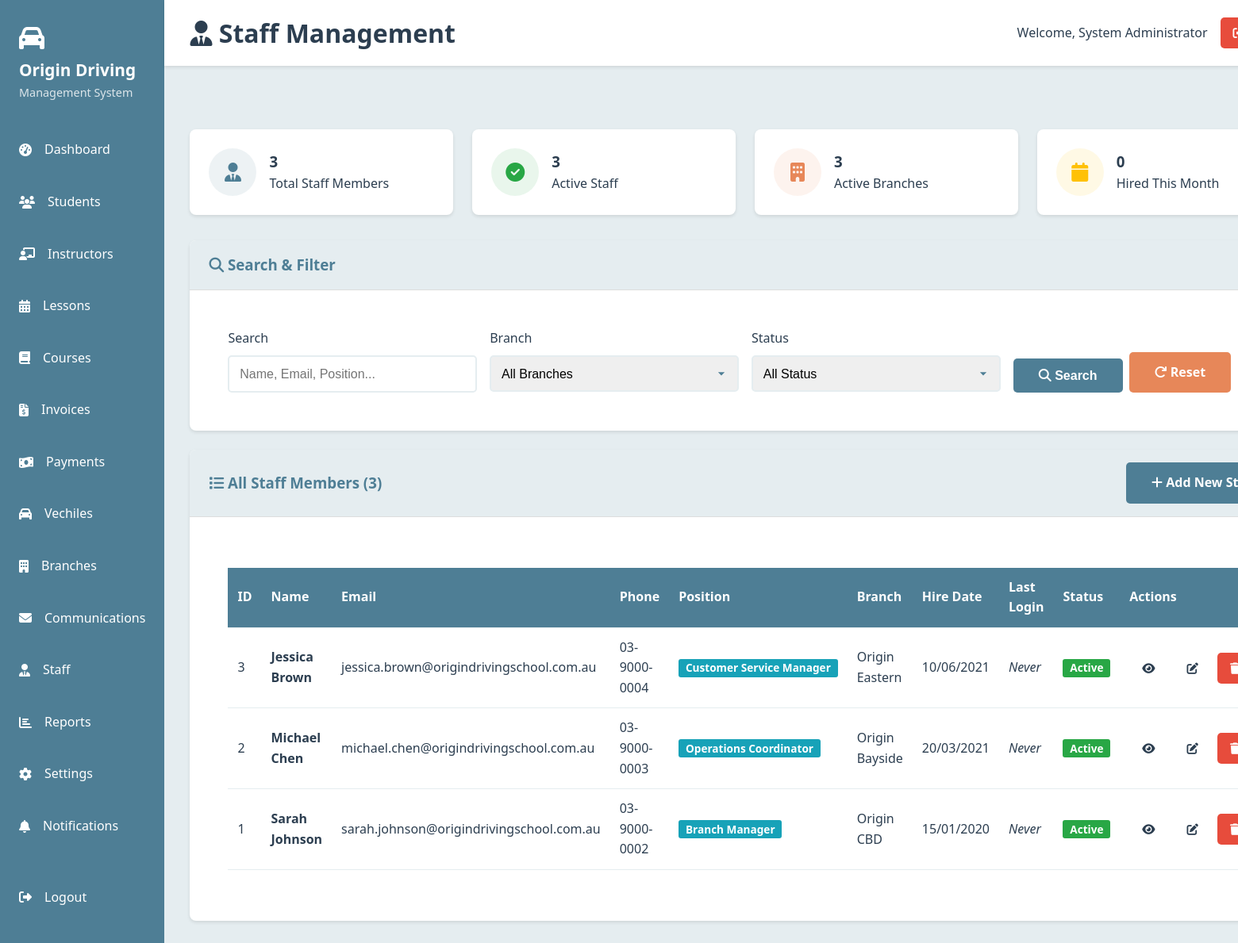
The app's page /staff/index.php (signed in) with its own data.
### tables this page shows
CREATE TABLE staff (
    staff_id INT PRIMARY KEY AUTO_INCREMENT,
    user_id INT NOT NULL,
    branch_id INT NOT NULL,
    position VARCHAR(100) NOT NULL,
    hire_date DATE NOT NULL,
    salary DECIMAL(10, 2) NULL,
    FOREIGN KEY (user_id) REFERENCES users(user_id) ON DELETE CASCADE,
    FOREIGN KEY (branch_id) REFERENCES branches(branch_id),
    INDEX idx_staff_user (user_id),
    INDEX idx_staff_branch (branch_id)
);

CREATE TABLE users (
    user_id INT PRIMARY KEY AUTO_INCREMENT,
    email VARCHAR(100) UNIQUE NOT NULL,
    password_hash VARCHAR(255) NOT NULL,
    user_role ENUM('admin', 'instructor', 'student', 'staff') NOT NULL,
    first_name VARCHAR(50) NOT NULL,
    last_name VARCHAR(50) NOT NULL,
    phone VARCHAR(20) NOT NULL,
    is_active TINYINT(1) DEFAULT 1,
    last_login DATETIME NULL,
    created_at TIMESTAMP DEFAULT CURRENT_TIMESTAMP,
    updated_at TIMESTAMP DEFAULT CURRENT_TIMESTAMP ON UPDATE CURRENT_TIMESTAMP,
    INDEX idx_email (email),
    INDEX idx_role (user_role),
    INDEX idx_active (is_active)
);

CREATE TABLE branches (
    branch_id INT PRIMARY KEY AUTO_INCREMENT,
    branch_name VARCHAR(100) NOT NULL,
    address VARCHAR(255) NOT NULL,
    suburb VARCHAR(100) NOT NULL,
    state VARCHAR(50) DEFAULT 'Victoria',
    postcode VARCHAR(10) NOT NULL,
    phone VARCHAR(20) NOT NULL,
    email VARCHAR(100) NOT NULL,
    is_active TINYINT(1) DEFAULT 1,
    created_at TIMESTAMP DEFAULT CURRENT_TIMESTAMP,
    updated_at TIMESTAMP DEFAULT CURRENT_TIMESTAMP ON UPDATE CURRENT_TIMESTAMP,
    INDEX idx_branch_active (is_active)
);

### config/config.php (called while the page is built, shortened)
<?php
spl_autoload_register(function ($className) {
    $paths = [
        APP_PATH . '/models/',
        APP_PATH . '/controllers/',
        APP_PATH . '/core/',
    ];
    foreach ($paths as $path) {
        $file = $path . $className . '.php';
        if (file_exists($file)) {
            return;
        }
    }
});
?>

### app/core/Database.php (called while the page is built, shortened)
<?php
class Database {
    private static $instance = null;
    private $connection;
    private function __construct() {
        try {
            $dsn = "mysql:host=" . DB_HOST . ";dbname=" . DB_NAME . ";charset=" . DB_CHARSET;
            $options = [
                PDO::ATTR_ERRMODE => PDO::ERRMODE_EXCEPTION,
                PDO::ATTR_DEFAULT_FETCH_MODE => PDO::FETCH_ASSOC,
                PDO::ATTR_EMULATE_PREPARES => false,
                PDO::ATTR_PERSISTENT => true
            ];
            $this->connection = new PDO($dsn, DB_USER, DB_PASS, $options);
        } catch (PDOException $e) {
            error_log("Database Connection Error: " . $e->getMessage());
            die("Database connection failed. Please contact system administrator.");
        }
    }
    public static function getInstance() {
        if (self::$instance === null) {
            self::$instance = new self();
        }
        return self::$instance;
    }
    public function select($sql, $params = []) {
        try {
            $stmt = $this->connection->prepare($sql);
            $stmt->execute($params);
            return $stmt->fetchAll();
        } catch (PDOException $e) {
            error_log("Select Query Error: " . $e->getMessage());
            return [];
        }
    }
    public function selectOne($sql, $params = []) {
        try {
            $stmt = $this->connection->prepare($sql);
            $stmt->execute($params);
            $result = $stmt->fetch();
            return $result !== false ? $result : null;
        } catch (PDOException $e) {
            error_log("Select One Query Error: " . $e->getMessage());
            return null;
        }
    }
}
?>

### app/core/Model.php (called while the page is built, shortened)
<?php
abstract class Model {
    protected $db;
    public function __construct() {
        $this->db = Database::getInstance();
    }
    public function customQuery($sql, $params = []) {
        return $this->db->select($sql, $params);
    }
    public function customQueryOne($sql, $params = []) {
        return $this->db->selectOne($sql, $params);
    }
}
?>

### staff/index.php (the view, shortened to what this page needs)
<?php
require_once __DIR__ . '/../config/config.php';
$studentModel = new Student();
$searchTerm = $_GET['search'] ?? '';
$branchFilter = $_GET['branch'] ?? '';
$statusFilter = $_GET['status'] ?? '';
$searchQuery = '';
$sql = "SELECT st.*, u.first_name, u.last_name, u.email, u.phone, u.is_active, u.last_login,
        b.branch_name
        FROM staff st
        INNER JOIN users u ON st.user_id = u.user_id
        INNER JOIN branches b ON st.branch_id = b.branch_id
        WHERE 1=1 $searchQuery";
$sql .= " ORDER BY st.staff_id DESC";
$staff = $studentModel->customQuery($sql);
$totalStaff = count($staff);
$activeStaff = count(array_filter($staff, function($s) { return $s['is_active'] == 1; }));
include_once BASE_PATH . '/views/layouts/header.php';
?>
<div class="dashboard-container">
    <?php include_once BASE_PATH . '/views/layouts/sidebar.php'; ?>
    <div class="main-content">
        <div class="top-bar">
            <h1><i class="fas fa-user-tie"></i> Staff Management</h1>
            <div class="user-menu">
                <span>Welcome, <?php echo htmlspecialchars($_SESSION['user_name']); ?></span>
                <a href="<?php echo APP_URL; ?>/logout.php" class="btn btn-danger btn-sm">
                    <i class="fas fa-sign-out-alt"></i> Logout
                </a>
            </div>
        </div>
        <div class="content-area">
            <?php if (isset($_SESSION['flash_message'])): ?>
                <div class="alert alert-<?php echo $_SESSION['flash_type']; ?>">
                </div>
            <?php endif; ?>
            <div class="dashboard-cards" style="margin-bottom: 2rem;">
                <div class="dashboard-card">
                    <div class="dashboard-card-icon" style="background-color: rgba(78, 126, 149, 0.1); color: #4e7e95;">
                        <i class="fas fa-user-tie"></i>
                    </div>
                    <div class="dashboard-card-content">
                        <h3><?php echo $totalStaff; ?></h3>
                        <p>Total Staff Members</p>
                    </div>
                </div>
                <div class="dashboard-card">
                    <div class="dashboard-card-icon" style="background-color: rgba(40, 167, 69, 0.1); color: #28a745;">
                        <i class="fas fa-check-circle"></i>
                    </div>
                    <div class="dashboard-card-content">
                        <h3><?php echo $activeStaff; ?></h3>
                        <p>Active Staff</p>
                    </div>
                </div>
                <div class="dashboard-card">
                    <div class="dashboard-card-icon" style="background-color: rgba(231, 135, 89, 0.1); color: #e78759;">
                        <i class="fas fa-building"></i>
                    </div>
                    <div class="dashboard-card-content">
                        <?php
                        $branchCount = $studentModel->customQueryOne("SELECT COUNT(*) as count FROM branches WHERE is_active = 1");
                        ?>
                        <h3><?php echo $branchCount['count'] ?? 0; ?></h3>
                        <p>Active Branches</p>
                    </div>
                </div>
                <div class="dashboard-card">
                    <div class="dashboard-card-icon" style="background-color: rgba(255, 193, 7, 0.1); color: #ffc107;">
                        <i class="fas fa-calendar"></i>
                    </div>
                    <div class="dashboard-card-content">
                        <?php
                        $recentStaff = $studentModel->customQueryOne("SELECT COUNT(*) as count FROM staff WHERE hire_date >= DATE_SUB(CURDATE(), INTERVAL 30 DAY)");
                        ?>
                        <h3><?php echo $recentStaff['count'] ?? 0; ?></h3>
                        <p>Hired This Month</p>
                    </div>
                </div>
            </div>
            <div class="card" style="margin-bottom: 1.5rem;">
                <div class="card-header">
                    <h3><i class="fas fa-search"></i> Search & Filter</h3>
                </div>
                <div class="card-body">
                    <form method="GET" action="" class="filter-form">
                        <div style="display: grid; grid-template-columns: repeat(auto-fit, minmax(200px, 1fr)); gap: 1rem;">
                            <div class="form-group" style="margin-bottom: 0;">
                                <label>Search</label>
                                <input type="text" name="search" class="form-control"
                                       placeholder="Name, Email, Position..."
                                       value="<?php echo htmlspecialchars($searchTerm); ?>">
                            </div>
                            <div class="form-group" style="margin-bottom: 0;">
                                <label>Branch</label>
                                <select name="branch" class="form-control">
                                    <option value="">All Branches</option>
                                </select>
                            </div>
                            <div class="form-group" style="margin-bottom: 0;">
                                <label>Status</label>
                                <select name="status" class="form-control">
                                    <option value="">All Status</option>
                                </select>
                            </div>
                            <div class="form-group" style="margin-bottom: 0; display: flex; align-items: flex-end; gap: 0.5rem;">
                                <button type="submit" class="btn btn-primary">
                                    <i class="fas fa-search"></i> Search
                                </button>
                                <a href="index.php" class="btn btn-secondary">
                                    <i class="fas fa-redo"></i> Reset
                                </a>
                            </div>
                        </div>
                    </form>
                </div>
            </div>
            <div class="card">
                <div class="card-header" style="display: flex; justify-content: space-between; align-items: center;">
                    <h3><i class="fas fa-list"></i> All Staff Members (<?php echo $totalStaff; ?>)</h3>
                    <a href="create.php" class="btn btn-primary">
                        <i class="fas fa-plus"></i> Add New Staff
                    </a>
                </div>
                <div class="card-body">
                    <?php if (empty($staff)): ?>
                        <div class="table-empty">
                            <i class="fas fa-user-tie"></i>
                            <p>No staff members found</p>
                            <?php if (!empty($searchTerm) || !empty($branchFilter) || $statusFilter !== ''): ?>
                                <p><a href="index.php">Clear filters to view all staff</a></p>
                            <?php else: ?>
                                <p><a href="create.php" class="btn btn-primary">Add your first staff member</a></p>
                            <?php endif; ?>
                        </div>
                    <?php else: ?>
                        <div class="table-responsive">
                            <table class="data-table">
                                <thead>
                                    <tr>
                                        <th>ID</th>
                                        <th>Name</th>
                                        <th>Email</th>
                                        <th>Phone</th>
                                        <th>Position</th>
                                        <th>Branch</th>
                                        <th>Hire Date</th>
                                        <th>Last Login</th>
                                        <th>Status</th>
                                        <th>Actions</th>
                                    </tr>
                                </thead>
                                <tbody>
                                    <?php foreach ($staff as $staffMember): ?>
                                        <tr>
                                            <td><?php echo $staffMember['staff_id']; ?></td>
                                            <td>
                                                <strong><?php echo htmlspecialchars($staffMember['first_name'] . ' ' . $staffMember['last_name']); ?></strong>
                                            </td>
                                            <td><?php echo htmlspecialchars($staffMember['email']); ?></td>
                                            <td><?php echo htmlspecialchars($staffMember['phone']); ?></td>
                                            <td>
                                                <span class="badge badge-info">
                                                    <?php echo htmlspecialchars($staffMember['position']); ?>
                                                </span>
                                            </td>
                                            <td><?php echo htmlspecialchars($staffMember['branch_name']); ?></td>
                                            <td><?php echo date('d/m/Y', strtotime($staffMember['hire_date'])); ?></td>
                                            <td>
                                                <?php if ($staffMember['last_login']): ?>
                                                    <?php echo date('d/m/Y H:i', strtotime($staffMember['last_login'])); ?>
                                                <?php else: ?>
                                                    <em>Never</em>
                                                <?php endif; ?>
                                            </td>
                                            <td>
                                                <?php if ($staffMember['is_active']): ?>
                                                    <span class="badge badge-success">Active</span>
                                                <?php else: ?>
                                                    <span class="badge badge-danger">Inactive</span>
                                                <?php endif; ?>
                                            </td>
                                            <td>
                                                <div class="action-buttons">
                                                    <a href="view.php?id=<?php echo $staffMember['staff_id']; ?>"
                                                       class="btn btn-info btn-sm" title="View Details">
                                                        <i class="fas fa-eye"></i>
                                                    </a>
                                                    <a href="edit.php?id=<?php echo $staffMember['staff_id']; ?>"
                                                       class="btn btn-warning btn-sm" title="Edit">
                                                        <i class="fas fa-edit"></i>
                                                    </a>
                                                    <a href="delete.php?id=<?php echo $staffMember['staff_id']; ?>"
                                                       class="btn btn-danger btn-sm"
                                                       onclick="return confirm('Are you sure you want to delete this staff member?');"
                                                       title="Delete">
                                                        <i class="fas fa-trash"></i>
                                                    </a>
                                                </div>
                                            </td>
                                        </tr>
                                    <?php endforeach; ?>
                                </tbody>
                            </table>
                        </div>
                    <?php endif; ?>
                </div>
            </div>
        </div>
    </div>
</div>
<?php include_once BASE_PATH . '/views/layouts/footer.php'; ?>

### records on screen
staff: staff_id "3", user.last_name "Jessica Brown", user.email "jessica.brown@origindrivingschool.com.au", user.phone "03-9000-0004", position "Customer Service Manager", branch.branch_name "Origin Eastern", hire_date "10/06/2021"
staff: staff_id "2", user.last_name "Michael Chen", user.email "michael.chen@origindrivingschool.com.au", user.phone "03-9000-0003", position "Operations Coordinator", branch.branch_name "Origin Bayside", hire_date "20/03/2021"
staff: staff_id "1", user.last_name "Sarah Johnson", user.email "sarah.johnson@origindrivingschool.com.au", user.phone "03-9000-0002", position "Branch Manager", branch.branch_name "Origin CBD", hire_date "15/01/2020"

### other values on screen
$_SESSION['user_name'] "System Administrator"
$totalStaff "3"
$activeStaff "3"
$branchCount['count'] "3"
$recentStaff['count'] "0"
